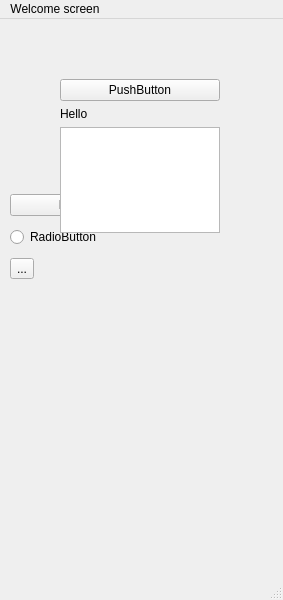
<?xml version="1.0" encoding="UTF-8"?>
<ui version="4.0">
 <class>MainWindow</class>
 <widget class="QMainWindow" name="MainWindow">
  <property name="geometry">
   <rect>
    <x>0</x>
    <y>0</y>
    <width>283</width>
    <height>600</height>
   </rect>
  </property>
  <property name="windowTitle">
   <string>MainWindow</string>
  </property>
  <widget class="QWidget" name="centralwidget">
   <widget class="QWidget" name="verticalLayoutWidget">
    <property name="geometry">
     <rect>
      <x>10</x>
      <y>170</y>
      <width>160</width>
      <height>95</height>
     </rect>
    </property>
    <layout class="QVBoxLayout" name="verticalLayout">
     <item>
      <widget class="QPushButton" name="pushButton">
       <property name="text">
        <string>PushButton</string>
       </property>
      </widget>
     </item>
     <item>
      <widget class="QRadioButton" name="radioButton">
       <property name="text">
        <string>RadioButton</string>
       </property>
      </widget>
     </item>
     <item>
      <widget class="QToolButton" name="toolButton">
       <property name="text">
        <string>...</string>
       </property>
      </widget>
     </item>
    </layout>
   </widget>
   <widget class="QWidget" name="gridLayoutWidget">
    <property name="geometry">
     <rect>
      <x>60</x>
      <y>60</y>
      <width>160</width>
      <height>154</height>
     </rect>
    </property>
    <layout class="QGridLayout" name="gridLayout">
     <item row="1" column="0">
      <widget class="QLabel" name="label">
       <property name="text">
        <string>Hello</string>
       </property>
      </widget>
     </item>
     <item row="0" column="0">
      <widget class="QPushButton" name="pushButton_2">
       <property name="text">
        <string>PushButton</string>
       </property>
      </widget>
     </item>
     <item row="2" column="0">
      <widget class="QListView" name="listView"/>
     </item>
    </layout>
   </widget>
  </widget>
  <widget class="QMenuBar" name="menubar">
   <property name="geometry">
    <rect>
     <x>0</x>
     <y>0</y>
     <width>283</width>
     <height>26</height>
    </rect>
   </property>
   <widget class="QMenu" name="menuWelcome_screen">
    <property name="title">
     <string>Welcome screen</string>
    </property>
   </widget>
   <addaction name="menuWelcome_screen"/>
  </widget>
  <widget class="QStatusBar" name="statusbar"/>
 </widget>
 <resources/>
 <connections/>
</ui>
